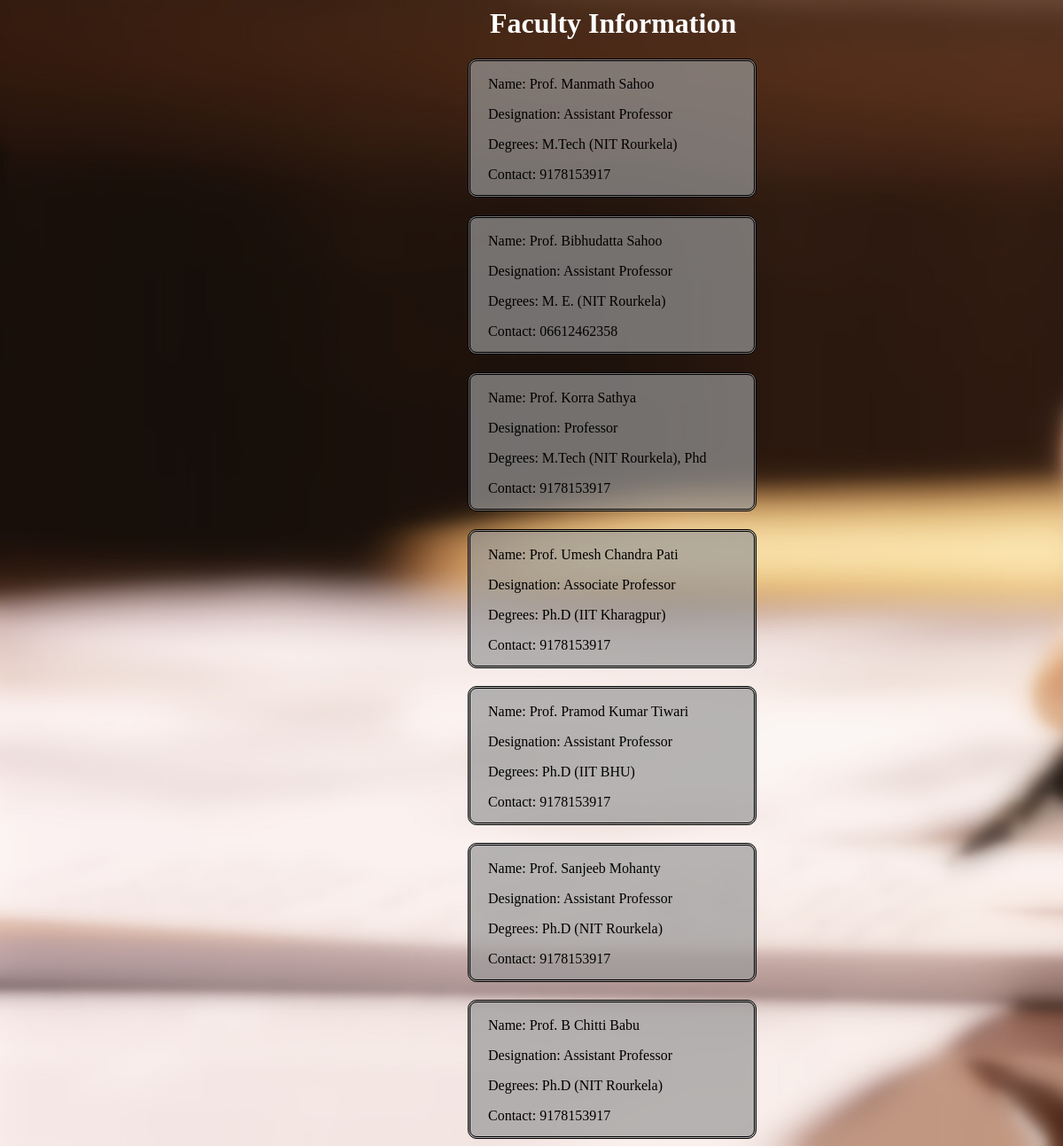
/faculty_info.php, run on the app's committed database.
### tables this page shows
CREATE TABLE IF NOT EXISTS `faculty_detail` (
  `roll` varchar(9) NOT NULL,
  `designation` varchar(30) NOT NULL,
  `degree` varchar(500) NOT NULL,
  `mno` varchar(12) NOT NULL
);

CREATE TABLE IF NOT EXISTS `faculty_info` (
  `roll` varchar(9) NOT NULL,
  `name` varchar(25) NOT NULL,
  `dob` date NOT NULL,
  `sex` varchar(6) NOT NULL
);

### faculty_info.php (the view, shortened to what this page needs)
<html>
<head>
</head>
<body>
<?php
$qryIns="SELECT * FROM faculty_detail f natural join faculty_info fi WHERE f.roll like '100%' AND fi.roll like '100%'";
$resInt=mysql_query($qryIns);
echo "	<div id='head'>
				<h1>Faculty Information</h1>
			</div>";
while($row = mysql_fetch_array($resInt))
{
	echo "<div id='container'>
			<div id='name'>
				<p>Name: Prof. ".$row['name']."</p>
			</div>
			<div id='designation'>
				<p>Designation: ".$row['designation']."</p>
			</div>
			<div id='degree'>
				<p>Degrees: ".$row['degree']."</p>
		</div>
			<div id='mno'>
				<p>Contact: ".$row['mno']."</p>
		</div>
		</div>";
}
?>
</body>
</html>

### faculty_info.php (style rules this page uses)
body { background-image: url(write.jpg); background-size:cover; background-repeat:no-repeat; }
#container { background:rgba(153,153,153,0.7); width:300px; height:150px; padding-left:20px; padding-top:1px; border-radius:10px; margin-top:20px; margin-left:520px; border-style:double; }
#head h1 { padding-left:545px; color:#FFF; }

### data on the page
faculty_detail: faculty_info.name "Manmath Sahoo", designation "Assistant Professor", degree "M.Tech (NIT Rourkela)", mno "9178153917"
faculty_detail: faculty_info.name "Bibhudatta Sahoo", designation "Assistant Professor", degree "M. E. (NIT Rourkela)", mno "06612462358"
faculty_detail: faculty_info.name "Korra Sathya", designation "Professor", degree "M.Tech (NIT Rourkela), Phd", mno "9178153917"
faculty_detail: faculty_info.name "Umesh Chandra Pati", designation "Associate Professor", degree "Ph.D (IIT Kharagpur)", mno "9178153917"
faculty_detail: faculty_info.name "Pramod Kumar Tiwari", designation "Assistant Professor", degree "Ph.D (IIT BHU)", mno "9178153917"
faculty_detail: faculty_info.name "Sanjeeb Mohanty", designation "Assistant Professor", degree "Ph.D (NIT Rourkela)", mno "9178153917"
faculty_detail: faculty_info.name "B Chitti Babu", designation "Assistant Professor", degree "Ph.D (NIT Rourkela)", mno "9178153917"
